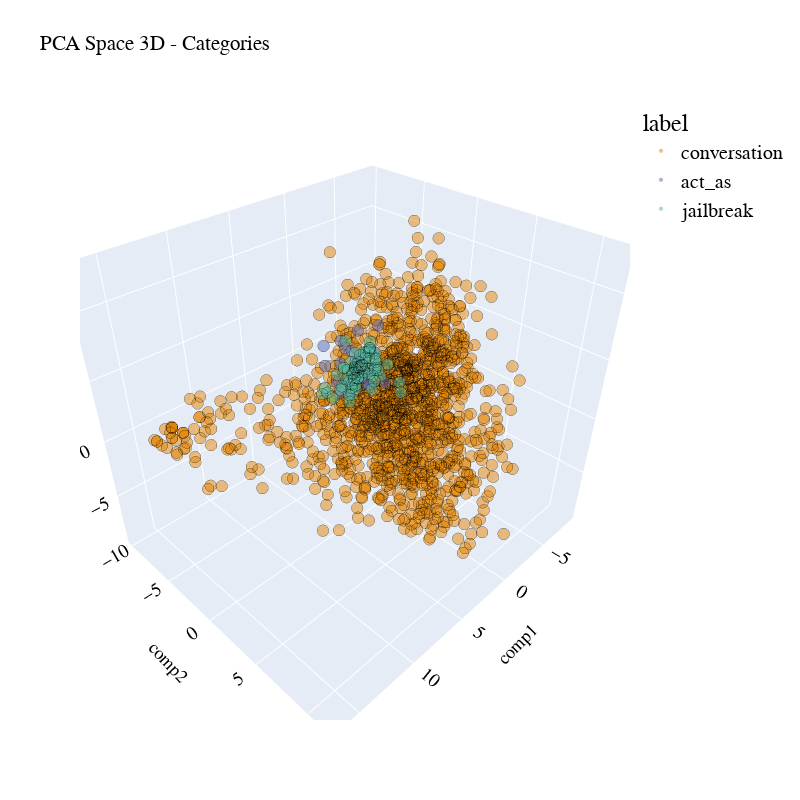

Notebook code for this chart:
### Code cell
plot_pca_3d(df_pca_3d, title = "PCA Space 3D - Categories", opacity=0.5, width_line = 0.1, color='label')

### Figure 1 — Plotly figure (JSON) as saved in the notebook; plotly's stock layout.template omitted (floating-point values rounded to 4 significant figures; data arrays with more than 128 entries replaced by an {"elided": "..."} marker saying what was removed)
{"data": [{"hovertemplate": "label=conversation<br>comp1=%{x}<br>comp2=%{y}<br>comp3=%{z}<extra></extra>", "legendgroup": "conversation", "marker": {"color": "rgb(229, 134, 6)", "line": {"color": "black", "width": 0.1}, "opacity": 0.5, "size": 4, "symbol": "circle"}, "mode": "markers", "name": "conversation", "scene": "scene", "showlegend": true, "type": "scatter3d", "x": {"elided": "1402 float values"}, "y": {"elided": "1402 float values"}, "z": {"elided": "1402 float values"}}, {"hovertemplate": "label=act_as<br>comp1=%{x}<br>comp2=%{y}<br>comp3=%{z}<extra></extra>", "legendgroup": "act_as", "marker": {"color": "rgb(93, 105, 177)", "line": {"color": "black", "width": 0.1}, "opacity": 0.5, "size": 4, "symbol": "circle"}, "mode": "markers", "name": "act_as", "scene": "scene", "showlegend": true, "type": "scatter3d", "x": [-0.9961, -0.6154, -1.204, 1.044, 1.982, -1.53, -1.191, 0.4392, -2.516, -1.62, 0.134, 1.389, 1.137, -0.3378, -0.7979, 0.3167, -1.016, -0.05175, 1.877, -0.3594, 0.2261, -0.09048, -0.1578, 0.2161], "y": [-1.856, -3.773, -4.133, -4.161, -2.739, -3.246, -4.794, -0.9149, -4.972, -3.456, -4.068, -5.045, -3.72, -3.05, -2.535, -4.437, -3.125, -2.936, -4.63, -2.797, -3.662, -1.409, -0.2505, -4.073], "z": [5.408, 1.733, 4.017, 0.3626, 3.111, 0.6676, 1.954, 2.651, 0.6542, -0.7335, -0.1337, 1.63, -0.3538, 1.692, 0.0577, 3.622, 2.607, 2.452, 3.73, 0.76, -0.7551, 3.783, 1.574, 3.095]}, {"hovertemplate": "label=jailbreak<br>comp1=%{x}<br>comp2=%{y}<br>comp3=%{z}<extra></extra>", "legendgroup": "jailbreak", "marker": {"color": "rgb(82, 188, 163)", "line": {"color": "black", "width": 0.1}, "opacity": 0.5, "size": 4, "symbol": "circle"}, "mode": "markers", "name": "jailbreak", "scene": "scene", "showlegend": true, "type": "scatter3d", "x": [-3.384, -1.837, -3.348, -1.915, -0.2591, -2.289, -2.198, -2.483, -3.675, -1.306, -4.852, -3.993, -0.5052, -1.678, -2.731, -0.9365, -1.743, -2.022, -1.959, -5.098, -2.681, -3.144, -1.04, -3.037, -2.113, -1.818, -0.8532, 0.09616, 2.151, -1.621, -3.11, -2.683, -1.799, -1.698, -3.824, -1.498, -2.909, -2.389, -2.601, -1.748, -1.687, -3.66, -2.924, -1.604, -1.419, -2.702, -3.91, -0.01419, -0.7337, -1.388, -4.207, 0.994, -2.545, -2.58, -2.377, -1.593, 0.8117, -1.498, -4.284, -3.13, -0.7111, -2.23, -3.336, -1.696, -2.556, -1.939, -1.321, -4.552, -2.528, -0.2104], "y": [-4.384, -5.568, -5.552, -4.869, -5.107, -5.386, -5.077, -5.695, -5.278, -4.919, -2.93, -5.491, -5.222, -5.312, -4.496, -4.341, -5.042, -2.708, -5.094, -5.3, -3.92, -5.306, -4.005, -6.242, -0.3957, -4.981, -4.405, -5.611, -4.632, -5.835, -5.747, -4.243, -2.821, -5.609, -5.421, -5.984, -5.322, -4.669, -4.182, -4.495, -4.555, -4.524, -6.024, -4.271, -5.294, -3.623, -5.416, -3.827, -4.969, -4.908, -5.138, -5.305, -5.004, -4.594, -4.862, -4.43, -5.751, -5.984, -5.898, -5.51, -4.08, -5.484, -4.267, -3.047, -3.48, -4.977, -5.348, -4.031, -5.063, -5.43], "z": [-1.676, 0.3459, 0.5929, 0.1456, -1.357, -0.4987, -0.5609, 0.859, 0.0332, -1.256, -1.774, 1.351, -1.219, -1.939, -0.2264, 0.2301, -0.9158, 0.7776, -2.081, -2.361, -0.6101, -1.093, -0.1568, -0.998, -0.275, -1.631, 0.2039, -2.297, -0.4219, -1.342, -0.9078, 1.647, 0.8512, -2.798, 0.8383, -0.2575, -0.2997, 0.167, -0.5221, 0.387, -0.6346, -0.5545, -0.5906, 1.631, -1.155, 1.111, 0.8241, -1.828, 2.991, -2.262, -0.2651, -1.149, -1.096, 0.8371, 0.1326, 0.9095, -1.007, -0.2575, 0.1274, -0.8511, -0.2029, -0.4318, 1.055, -1.04, 0.9569, -0.2572, -0.07162, -0.3973, -0.115, -0.07901]}], "layout": {"autosize": true, "font": {"color": "black", "family": "Gilroy", "size": 15}, "height": 800, "legend": {"font": {"size": 20}, "title": {"font": {"family": "Times New Roman"}, "text": "label"}, "tracegroupgap": 0}, "scene": {"domain": {"x": [0, 1], "y": [0, 1]}, "xaxis": {"title": {"font": {"color": "black"}, "text": "comp1"}}, "yaxis": {"title": {"font": {"color": "black"}, "text": "comp2"}}, "zaxis": {"title": {"font": {"color": "black"}, "text": "comp3"}}}, "showlegend": true, "title": {"text": "PCA Space 3D - Categories"}, "width": 800}}
